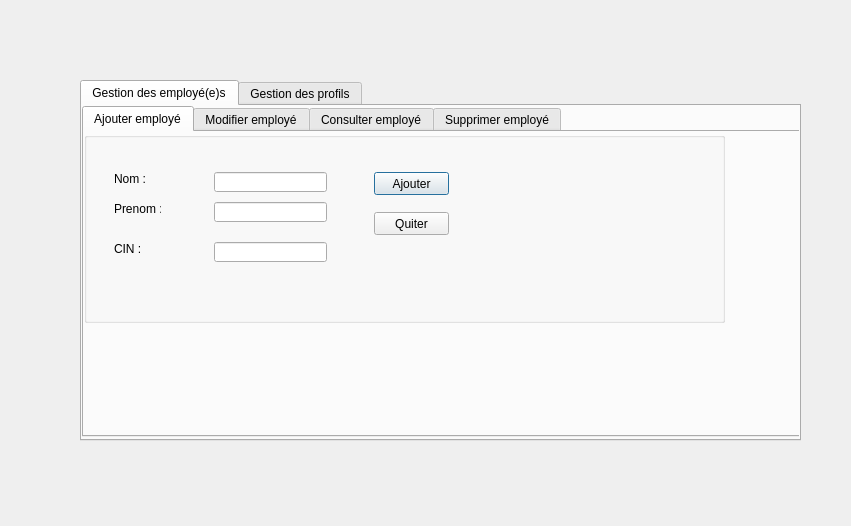
<?xml version="1.0" encoding="UTF-8"?>
<ui version="4.0">
 <class>Dialog</class>
 <widget class="QDialog" name="Dialog">
  <property name="geometry">
   <rect>
    <x>0</x>
    <y>0</y>
    <width>851</width>
    <height>526</height>
   </rect>
  </property>
  <property name="windowTitle">
   <string>Dialog</string>
  </property>
  <widget class="QTabWidget" name="tabWidget">
   <property name="geometry">
    <rect>
     <x>80</x>
     <y>80</y>
     <width>721</width>
     <height>361</height>
    </rect>
   </property>
   <property name="currentIndex">
    <number>0</number>
   </property>
   <widget class="QWidget" name="Tab">
    <attribute name="title">
     <string>Gestion des employé(e)s</string>
    </attribute>
    <widget class="QTabWidget" name="tabWidget_2">
     <property name="geometry">
      <rect>
       <x>0</x>
       <y>0</y>
       <width>721</width>
       <height>331</height>
      </rect>
     </property>
     <property name="currentIndex">
      <number>0</number>
     </property>
     <widget class="QWidget" name="tab_3">
      <attribute name="title">
       <string>Ajouter employé</string>
      </attribute>
      <widget class="QGroupBox" name="ajouter_emp">
       <property name="geometry">
        <rect>
         <x>0</x>
         <y>0</y>
         <width>641</width>
         <height>191</height>
        </rect>
       </property>
       <property name="title">
        <string/>
       </property>
       <widget class="QLabel" name="label">
        <property name="geometry">
         <rect>
          <x>30</x>
          <y>40</y>
          <width>47</width>
          <height>13</height>
         </rect>
        </property>
        <property name="text">
         <string>Nom :</string>
        </property>
       </widget>
       <widget class="QLabel" name="label_2">
        <property name="geometry">
         <rect>
          <x>30</x>
          <y>70</y>
          <width>47</width>
          <height>13</height>
         </rect>
        </property>
        <property name="text">
         <string>Prenom :</string>
        </property>
       </widget>
       <widget class="QLabel" name="label_3">
        <property name="geometry">
         <rect>
          <x>30</x>
          <y>110</y>
          <width>47</width>
          <height>13</height>
         </rect>
        </property>
        <property name="text">
         <string>CIN :</string>
        </property>
       </widget>
       <widget class="QLineEdit" name="lineEdit_nom">
        <property name="geometry">
         <rect>
          <x>130</x>
          <y>40</y>
          <width>113</width>
          <height>20</height>
         </rect>
        </property>
       </widget>
       <widget class="QLineEdit" name="lineEdit_prenom">
        <property name="geometry">
         <rect>
          <x>130</x>
          <y>70</y>
          <width>113</width>
          <height>20</height>
         </rect>
        </property>
       </widget>
       <widget class="QLineEdit" name="lineEdit_cin">
        <property name="geometry">
         <rect>
          <x>130</x>
          <y>110</y>
          <width>113</width>
          <height>20</height>
         </rect>
        </property>
        <property name="maxLength">
         <number>8</number>
        </property>
       </widget>
       <widget class="QPushButton" name="pushButton_ajouteremploye">
        <property name="geometry">
         <rect>
          <x>290</x>
          <y>40</y>
          <width>75</width>
          <height>23</height>
         </rect>
        </property>
        <property name="text">
         <string>Ajouter</string>
        </property>
       </widget>
       <widget class="QPushButton" name="pushButton_2">
        <property name="geometry">
         <rect>
          <x>290</x>
          <y>80</y>
          <width>75</width>
          <height>23</height>
         </rect>
        </property>
        <property name="text">
         <string>Quiter</string>
        </property>
       </widget>
      </widget>
     </widget>
     <widget class="QWidget" name="tab_4">
      <attribute name="title">
       <string>Modifier employé</string>
      </attribute>
      <widget class="QGroupBox" name="modifier_emp">
       <property name="geometry">
        <rect>
         <x>0</x>
         <y>0</y>
         <width>681</width>
         <height>251</height>
        </rect>
       </property>
       <property name="title">
        <string/>
       </property>
       <widget class="QGroupBox" name="ajouter_emp_2">
        <property name="geometry">
         <rect>
          <x>0</x>
          <y>0</y>
          <width>641</width>
          <height>241</height>
         </rect>
        </property>
        <property name="title">
         <string/>
        </property>
        <widget class="QLabel" name="label_17">
         <property name="geometry">
          <rect>
           <x>30</x>
           <y>70</y>
           <width>47</width>
           <height>13</height>
          </rect>
         </property>
         <property name="text">
          <string>Nom :</string>
         </property>
        </widget>
        <widget class="QLabel" name="label_18">
         <property name="geometry">
          <rect>
           <x>30</x>
           <y>100</y>
           <width>47</width>
           <height>13</height>
          </rect>
         </property>
         <property name="text">
          <string>Prenom :</string>
         </property>
        </widget>
        <widget class="QLabel" name="label_20">
         <property name="geometry">
          <rect>
           <x>30</x>
           <y>170</y>
           <width>101</width>
           <height>16</height>
          </rect>
         </property>
         <property name="text">
          <string>Date de naissance :</string>
         </property>
        </widget>
        <widget class="QLabel" name="label_21">
         <property name="geometry">
          <rect>
           <x>30</x>
           <y>200</y>
           <width>91</width>
           <height>16</height>
          </rect>
         </property>
         <property name="text">
          <string>Numero de tel :</string>
         </property>
        </widget>
        <widget class="QLineEdit" name="lineEdit_mnom">
         <property name="geometry">
          <rect>
           <x>130</x>
           <y>70</y>
           <width>113</width>
           <height>20</height>
          </rect>
         </property>
        </widget>
        <widget class="QLineEdit" name="lineEdit_mprenom">
         <property name="geometry">
          <rect>
           <x>130</x>
           <y>100</y>
           <width>113</width>
           <height>20</height>
          </rect>
         </property>
        </widget>
        <widget class="QLineEdit" name="lineEdit_mnumero">
         <property name="geometry">
          <rect>
           <x>130</x>
           <y>200</y>
           <width>113</width>
           <height>20</height>
          </rect>
         </property>
         <property name="maxLength">
          <number>8</number>
         </property>
        </widget>
        <widget class="QLineEdit" name="lineEdit_mdate">
         <property name="geometry">
          <rect>
           <x>130</x>
           <y>170</y>
           <width>113</width>
           <height>20</height>
          </rect>
         </property>
        </widget>
        <widget class="QLabel" name="label_22">
         <property name="geometry">
          <rect>
           <x>30</x>
           <y>140</y>
           <width>47</width>
           <height>13</height>
          </rect>
         </property>
         <property name="text">
          <string>Email :</string>
         </property>
        </widget>
        <widget class="QLineEdit" name="lineEdit_memail">
         <property name="geometry">
          <rect>
           <x>130</x>
           <y>130</y>
           <width>211</width>
           <height>20</height>
          </rect>
         </property>
        </widget>
        <widget class="QLabel" name="label_23">
         <property name="geometry">
          <rect>
           <x>260</x>
           <y>70</y>
           <width>47</width>
           <height>13</height>
          </rect>
         </property>
         <property name="text">
          <string>Salaire :</string>
         </property>
        </widget>
        <widget class="QLineEdit" name="lineEdit_msalaire">
         <property name="geometry">
          <rect>
           <x>310</x>
           <y>70</y>
           <width>113</width>
           <height>20</height>
          </rect>
         </property>
        </widget>
        <widget class="QPushButton" name="pushButton_4">
         <property name="geometry">
          <rect>
           <x>460</x>
           <y>80</y>
           <width>75</width>
           <height>23</height>
          </rect>
         </property>
         <property name="text">
          <string>Retour</string>
         </property>
        </widget>
        <widget class="QPushButton" name="pushButton_modifieremploye">
         <property name="geometry">
          <rect>
           <x>460</x>
           <y>50</y>
           <width>75</width>
           <height>23</height>
          </rect>
         </property>
         <property name="text">
          <string>Modifier</string>
         </property>
        </widget>
        <widget class="QLabel" name="label_7">
         <property name="geometry">
          <rect>
           <x>20</x>
           <y>10</y>
           <width>161</width>
           <height>41</height>
          </rect>
         </property>
         <property name="text">
          <string>Le CIN d'employé à modifier :</string>
         </property>
        </widget>
        <widget class="QLineEdit" name="lineEdit_cinm">
         <property name="geometry">
          <rect>
           <x>170</x>
           <y>20</y>
           <width>113</width>
           <height>20</height>
          </rect>
         </property>
        </widget>
       </widget>
      </widget>
     </widget>
     <widget class="QWidget" name="tab_5">
      <attribute name="title">
       <string>Consulter employé</string>
      </attribute>
      <widget class="QTableView" name="tab_employe">
       <property name="geometry">
        <rect>
         <x>10</x>
         <y>40</y>
         <width>591</width>
         <height>261</height>
        </rect>
       </property>
      </widget>
      <widget class="QPushButton" name="pushButton_trinom">
       <property name="geometry">
        <rect>
         <x>10</x>
         <y>10</y>
         <width>75</width>
         <height>23</height>
        </rect>
       </property>
       <property name="text">
        <string>Trier par nom</string>
       </property>
      </widget>
      <widget class="QPushButton" name="pushButton_trisalaire">
       <property name="geometry">
        <rect>
         <x>100</x>
         <y>10</y>
         <width>91</width>
         <height>23</height>
        </rect>
       </property>
       <property name="text">
        <string>Trier par salaire</string>
       </property>
      </widget>
      <widget class="QPushButton" name="pushButton_tricin">
       <property name="geometry">
        <rect>
         <x>210</x>
         <y>10</y>
         <width>75</width>
         <height>23</height>
        </rect>
       </property>
       <property name="text">
        <string>Trier par CIN</string>
       </property>
      </widget>
      <widget class="QPushButton" name="pushButton_rechercheremp">
       <property name="geometry">
        <rect>
         <x>610</x>
         <y>10</y>
         <width>75</width>
         <height>23</height>
        </rect>
       </property>
       <property name="text">
        <string>Rechercher</string>
       </property>
      </widget>
      <widget class="QLineEdit" name="lineEdit_emprech">
       <property name="geometry">
        <rect>
         <x>490</x>
         <y>10</y>
         <width>113</width>
         <height>20</height>
        </rect>
       </property>
       <property name="maxLength">
        <number>20</number>
       </property>
      </widget>
      <widget class="QComboBox" name="comboBox">
       <property name="geometry">
        <rect>
         <x>358</x>
         <y>10</y>
         <width>121</width>
         <height>22</height>
        </rect>
       </property>
       <item>
        <property name="text">
         <string>salaire</string>
        </property>
       </item>
       <item>
        <property name="text">
         <string>cin</string>
        </property>
       </item>
       <item>
        <property name="text">
         <string>nom</string>
        </property>
       </item>
      </widget>
      <widget class="QPushButton" name="pushButton_imprimer">
       <property name="geometry">
        <rect>
         <x>610</x>
         <y>60</y>
         <width>75</width>
         <height>23</height>
        </rect>
       </property>
       <property name="text">
        <string>Imprimer</string>
       </property>
      </widget>
      <widget class="QPushButton" name="pushButton_pdf">
       <property name="geometry">
        <rect>
         <x>610</x>
         <y>90</y>
         <width>75</width>
         <height>23</height>
        </rect>
       </property>
       <property name="text">
        <string>PDF</string>
       </property>
      </widget>
     </widget>
     <widget class="QWidget" name="tab_6">
      <attribute name="title">
       <string>Supprimer employé</string>
      </attribute>
      <widget class="QGroupBox" name="supprimer_emp">
       <property name="geometry">
        <rect>
         <x>20</x>
         <y>10</y>
         <width>531</width>
         <height>201</height>
        </rect>
       </property>
       <property name="title">
        <string/>
       </property>
       <widget class="QLabel" name="label_8">
        <property name="geometry">
         <rect>
          <x>20</x>
          <y>60</y>
          <width>161</width>
          <height>41</height>
         </rect>
        </property>
        <property name="text">
         <string>Le CIN d'employé à supprimer :</string>
        </property>
       </widget>
       <widget class="QLineEdit" name="lineEdit_supcin">
        <property name="geometry">
         <rect>
          <x>180</x>
          <y>70</y>
          <width>113</width>
          <height>20</height>
         </rect>
        </property>
        <property name="maxLength">
         <number>8</number>
        </property>
       </widget>
       <widget class="QPushButton" name="pushButton_supremploye">
        <property name="geometry">
         <rect>
          <x>330</x>
          <y>70</y>
          <width>75</width>
          <height>23</height>
         </rect>
        </property>
        <property name="text">
         <string>Supprimer</string>
        </property>
       </widget>
       <widget class="QPushButton" name="pushButton_retourspr">
        <property name="geometry">
         <rect>
          <x>330</x>
          <y>100</y>
          <width>75</width>
          <height>23</height>
         </rect>
        </property>
        <property name="text">
         <string>Retour</string>
        </property>
       </widget>
      </widget>
     </widget>
    </widget>
   </widget>
   <widget class="QWidget" name="tab_2">
    <attribute name="title">
     <string>Gestion des profils</string>
    </attribute>
    <widget class="QTabWidget" name="tabWidget_3">
     <property name="geometry">
      <rect>
       <x>0</x>
       <y>0</y>
       <width>711</width>
       <height>291</height>
      </rect>
     </property>
     <property name="currentIndex">
      <number>1</number>
     </property>
     <widget class="QWidget" name="tab_7">
      <attribute name="title">
       <string>Ajouter profil</string>
      </attribute>
      <widget class="QGroupBox" name="ajout_auth">
       <property name="geometry">
        <rect>
         <x>0</x>
         <y>10</y>
         <width>641</width>
         <height>231</height>
        </rect>
       </property>
       <property name="title">
        <string/>
       </property>
       <widget class="QLineEdit" name="lineEditnometprenom">
        <property name="geometry">
         <rect>
          <x>170</x>
          <y>40</y>
          <width>113</width>
          <height>20</height>
         </rect>
        </property>
       </widget>
       <widget class="QLabel" name="label_9">
        <property name="geometry">
         <rect>
          <x>50</x>
          <y>40</y>
          <width>91</width>
          <height>16</height>
         </rect>
        </property>
        <property name="text">
         <string>Nom d'utilisateur :</string>
        </property>
       </widget>
       <widget class="QLabel" name="label_11">
        <property name="geometry">
         <rect>
          <x>50</x>
          <y>120</y>
          <width>81</width>
          <height>16</height>
         </rect>
        </property>
        <property name="text">
         <string>Mot de passe :</string>
        </property>
       </widget>
       <widget class="QLineEdit" name="lineEdit_mdp">
        <property name="geometry">
         <rect>
          <x>170</x>
          <y>120</y>
          <width>113</width>
          <height>20</height>
         </rect>
        </property>
       </widget>
       <widget class="QPushButton" name="pushButton_ajoutprofil">
        <property name="geometry">
         <rect>
          <x>390</x>
          <y>60</y>
          <width>75</width>
          <height>23</height>
         </rect>
        </property>
        <property name="text">
         <string>Ajouter</string>
        </property>
       </widget>
       <widget class="QPushButton" name="pushButton_6">
        <property name="geometry">
         <rect>
          <x>390</x>
          <y>90</y>
          <width>75</width>
          <height>23</height>
         </rect>
        </property>
        <property name="text">
         <string>Quitter</string>
        </property>
       </widget>
       <widget class="QLabel" name="label_13">
        <property name="geometry">
         <rect>
          <x>50</x>
          <y>80</y>
          <width>101</width>
          <height>16</height>
         </rect>
        </property>
        <property name="text">
         <string>Identifiant :</string>
        </property>
       </widget>
       <widget class="QLineEdit" name="lineEdit_id">
        <property name="geometry">
         <rect>
          <x>170</x>
          <y>80</y>
          <width>113</width>
          <height>20</height>
         </rect>
        </property>
       </widget>
      </widget>
     </widget>
     <widget class="QWidget" name="tab_9">
      <attribute name="title">
       <string>Modifier profil</string>
      </attribute>
      <widget class="QGroupBox" name="modifier_auth">
       <property name="geometry">
        <rect>
         <x>0</x>
         <y>0</y>
         <width>671</width>
         <height>261</height>
        </rect>
       </property>
       <property name="title">
        <string/>
       </property>
       <widget class="QGroupBox" name="ajouter_emp_3">
        <property name="geometry">
         <rect>
          <x>0</x>
          <y>0</y>
          <width>641</width>
          <height>241</height>
         </rect>
        </property>
        <property name="title">
         <string/>
        </property>
        <widget class="QGroupBox" name="ajout_auth_2">
         <property name="geometry">
          <rect>
           <x>0</x>
           <y>0</y>
           <width>641</width>
           <height>231</height>
          </rect>
         </property>
         <property name="title">
          <string/>
         </property>
         <widget class="QLineEdit" name="mnom">
          <property name="geometry">
           <rect>
            <x>170</x>
            <y>70</y>
            <width>113</width>
            <height>20</height>
           </rect>
          </property>
         </widget>
         <widget class="QLabel" name="label_34">
          <property name="geometry">
           <rect>
            <x>50</x>
            <y>70</y>
            <width>91</width>
            <height>16</height>
           </rect>
          </property>
          <property name="text">
           <string>Nom d'utilisateur :</string>
          </property>
         </widget>
         <widget class="QLabel" name="label_36">
          <property name="geometry">
           <rect>
            <x>50</x>
            <y>110</y>
            <width>81</width>
            <height>16</height>
           </rect>
          </property>
          <property name="text">
           <string>Mot de passe :</string>
          </property>
         </widget>
         <widget class="QLineEdit" name="lineEdit_mmdp">
          <property name="geometry">
           <rect>
            <x>170</x>
            <y>110</y>
            <width>113</width>
            <height>20</height>
           </rect>
          </property>
         </widget>
         <widget class="QPushButton" name="pushButton_modifierprofil">
          <property name="geometry">
           <rect>
            <x>390</x>
            <y>60</y>
            <width>75</width>
            <height>23</height>
           </rect>
          </property>
          <property name="text">
           <string>Modifier</string>
          </property>
         </widget>
         <widget class="QPushButton" name="pushButton_5">
          <property name="geometry">
           <rect>
            <x>390</x>
            <y>90</y>
            <width>75</width>
            <height>23</height>
           </rect>
          </property>
          <property name="text">
           <string>Retour</string>
          </property>
         </widget>
         <widget class="QLabel" name="label_14">
          <property name="geometry">
           <rect>
            <x>50</x>
            <y>20</y>
            <width>161</width>
            <height>41</height>
           </rect>
          </property>
          <property name="text">
           <string>L'id de l'admin à modifier :</string>
          </property>
         </widget>
         <widget class="QLineEdit" name="lineEdit_mid">
          <property name="geometry">
           <rect>
            <x>180</x>
            <y>30</y>
            <width>113</width>
            <height>20</height>
           </rect>
          </property>
         </widget>
        </widget>
       </widget>
      </widget>
     </widget>
     <widget class="QWidget" name="tab_8">
      <attribute name="title">
       <string>Consulter Profils</string>
      </attribute>
      <widget class="QTableView" name="tableView_profil">
       <property name="geometry">
        <rect>
         <x>10</x>
         <y>40</y>
         <width>491</width>
         <height>231</height>
        </rect>
       </property>
      </widget>
      <widget class="QPushButton" name="trinomprofil">
       <property name="geometry">
        <rect>
         <x>520</x>
         <y>50</y>
         <width>75</width>
         <height>23</height>
        </rect>
       </property>
       <property name="text">
        <string>Trier par nom</string>
       </property>
      </widget>
      <widget class="QPushButton" name="triidprofil">
       <property name="geometry">
        <rect>
         <x>520</x>
         <y>80</y>
         <width>75</width>
         <height>23</height>
        </rect>
       </property>
       <property name="text">
        <string>Trier par id</string>
       </property>
      </widget>
      <widget class="QLineEdit" name="lineEdit_profilrech">
       <property name="geometry">
        <rect>
         <x>170</x>
         <y>10</y>
         <width>113</width>
         <height>20</height>
        </rect>
       </property>
       <property name="maxLength">
        <number>20</number>
       </property>
      </widget>
      <widget class="QPushButton" name="pushButton_rechprofil">
       <property name="geometry">
        <rect>
         <x>290</x>
         <y>10</y>
         <width>75</width>
         <height>23</height>
        </rect>
       </property>
       <property name="text">
        <string>Rechercher</string>
       </property>
      </widget>
      <widget class="QPushButton" name="pushButton">
       <property name="geometry">
        <rect>
         <x>520</x>
         <y>240</y>
         <width>75</width>
         <height>23</height>
        </rect>
       </property>
       <property name="text">
        <string>Quitter</string>
       </property>
      </widget>
      <widget class="QPushButton" name="pushButton_imprimerprofil">
       <property name="geometry">
        <rect>
         <x>520</x>
         <y>130</y>
         <width>75</width>
         <height>23</height>
        </rect>
       </property>
       <property name="text">
        <string>Imprimer</string>
       </property>
      </widget>
      <widget class="QPushButton" name="pushButton_pdfprofil">
       <property name="geometry">
        <rect>
         <x>520</x>
         <y>160</y>
         <width>75</width>
         <height>23</height>
        </rect>
       </property>
       <property name="text">
        <string>PDF</string>
       </property>
      </widget>
      <widget class="QComboBox" name="comboBox_2">
       <property name="geometry">
        <rect>
         <x>40</x>
         <y>10</y>
         <width>121</width>
         <height>22</height>
        </rect>
       </property>
       <item>
        <property name="text">
         <string>id</string>
        </property>
       </item>
       <item>
        <property name="text">
         <string>nometprenom</string>
        </property>
       </item>
      </widget>
     </widget>
     <widget class="QWidget" name="tab_10">
      <attribute name="title">
       <string>Retirer profil</string>
      </attribute>
      <widget class="QGroupBox" name="supprimer_auth">
       <property name="geometry">
        <rect>
         <x>10</x>
         <y>0</y>
         <width>671</width>
         <height>221</height>
        </rect>
       </property>
       <property name="title">
        <string/>
       </property>
       <widget class="QLabel" name="label_15">
        <property name="geometry">
         <rect>
          <x>20</x>
          <y>60</y>
          <width>211</width>
          <height>41</height>
         </rect>
        </property>
        <property name="text">
         <string>Id de l'admin à supprimer :</string>
        </property>
       </widget>
       <widget class="QLineEdit" name="lineEdit_scin_admin">
        <property name="geometry">
         <rect>
          <x>160</x>
          <y>70</y>
          <width>113</width>
          <height>20</height>
         </rect>
        </property>
        <property name="maxLength">
         <number>8</number>
        </property>
       </widget>
       <widget class="QPushButton" name="pushButton_spradmin">
        <property name="geometry">
         <rect>
          <x>300</x>
          <y>70</y>
          <width>75</width>
          <height>23</height>
         </rect>
        </property>
        <property name="text">
         <string>Supprimer</string>
        </property>
       </widget>
       <widget class="QPushButton" name="pushButton_retouradmin">
        <property name="geometry">
         <rect>
          <x>300</x>
          <y>100</y>
          <width>75</width>
          <height>23</height>
         </rect>
        </property>
        <property name="text">
         <string>Quitter</string>
        </property>
       </widget>
      </widget>
     </widget>
    </widget>
   </widget>
  </widget>
 </widget>
 <resources/>
 <connections/>
</ui>
